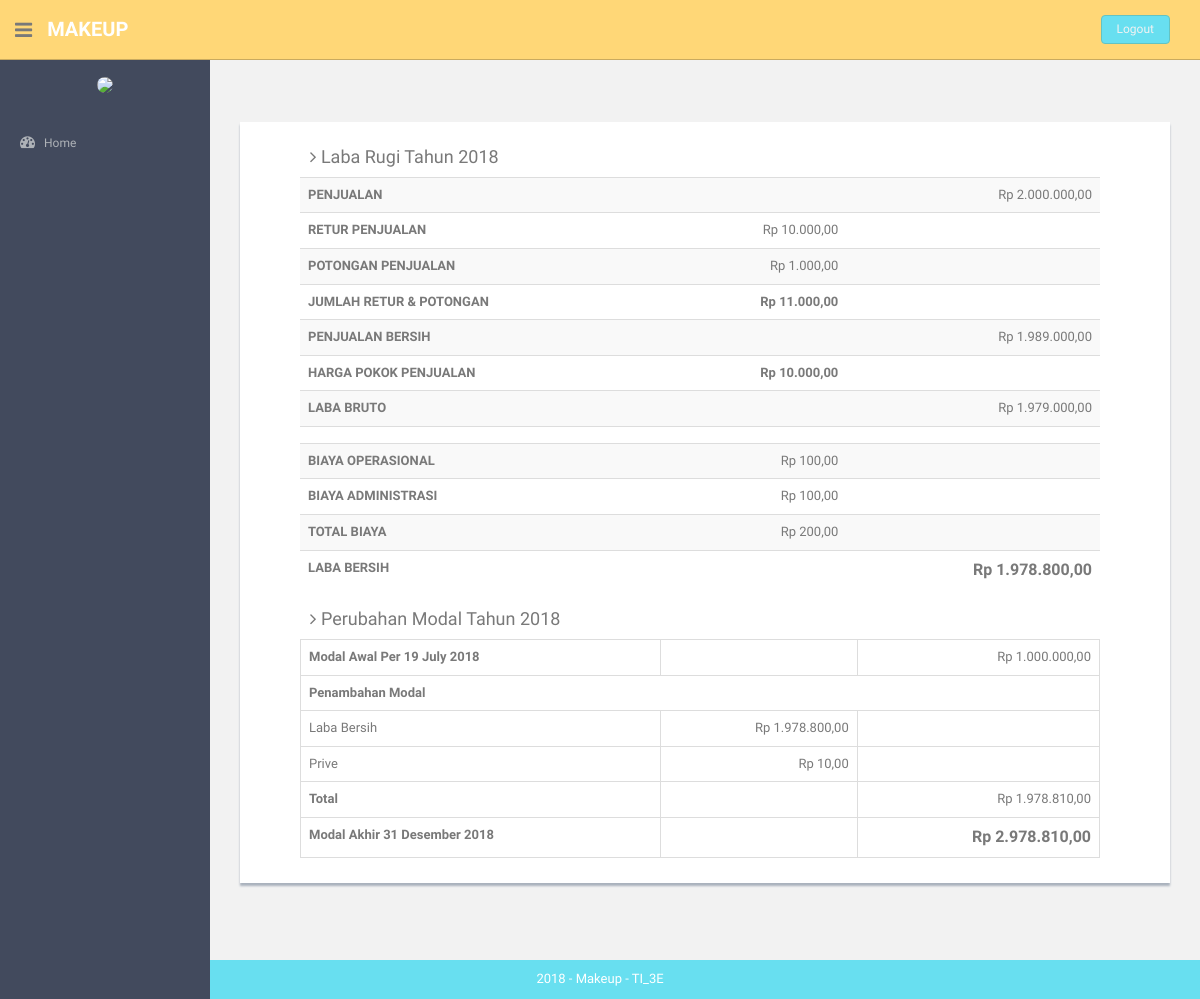
Page /index.php/labarugi/detail/7 on the committed database.
### tables this page shows
CREATE TABLE `labarugi` (
  `id_labarugi` int(11) NOT NULL,
  `id_user` int(11) NOT NULL,
  `penjualan` int(11) NOT NULL,
  `retur_penjualan` int(11) NOT NULL,
  `potongan_penjualan` int(11) NOT NULL,
  `jml_retur_potongan_penjualan` int(11) NOT NULL,
  `penjualan_bersih` int(11) NOT NULL,
  `harga_pokok_penjualan` int(11) NOT NULL,
  `laba_bruto` int(11) NOT NULL,
  `biaya_operasional` int(11) NOT NULL,
  `biaya_adm_umum` int(11) NOT NULL,
  `total_biaya` int(11) NOT NULL,
  `laba_usaha_bersih` int(11) NOT NULL,
  `tanggal` date NOT NULL
);

CREATE TABLE `perubahan_modal` (
  `id_perubahan_modal` int(11) NOT NULL,
  `id_user` int(11) NOT NULL,
  `id_laba` int(11) NOT NULL,
  `modal_awal` int(11) NOT NULL,
  `prive` int(11) NOT NULL,
  `tanggal` date NOT NULL
);

### application/controllers/Labarugi.php (called while the page is built, shortened)
<?php
class Labarugi extends CI_Controller {
	public function __construct()
	{
		$this->load->helper('url','form');
		$this->load->library('form_validation');
		$this->load->model('labarugi_model');
		$this->load->model('user_model');
		$this->load->helper('html');
        $this->load->model('perubahanmodal_model');
		$this->load->library('image_lib');
	}
    public function detail($id)
    {
        $object['labarugi']=$this->labarugi_model->getLabarugi($id);
        $object['perubahan']=$this->perubahanmodal_model->getPerubahanModals($id);
        $object['user']=$this->user_model->getDataUser();
        $cek['status'] = array(
                'home'=>'',
                'hrd'=>'',
                'keuangan'=>'active',
                'produk'=>'',
                'pembelian'=>'',
                'pemasukan'=>'',
                'pengeluaran'=>'',
                'utang'=>'active',
                'cash_flow'=>'',
                'pemesanan'=>'',
                'pembayaran'=>'',
                'neraca'=>'',
                'admin'=>'',
                'gaji'=>'',
                'golongan'=>'',
                'absensi'=>'',
                'user'=>'',
                'barang'=>'',
                'supplier'=>'',
                'kategori'=>'',
                );
        $this->load->view('component/header',$cek);
        $this->load->view('labarugi/labarugi_detail',$object);
        $this->load->view('component/footer');
    }
}

### index.php (called while the page is built, shortened)
<?php
require_once BASEPATH.'core/CodeIgniter.php';

### application/models/Labarugi_model.php (called while the page is built, shortened)
<?php
class Labarugi_model extends CI_Model {
	public function getLabarugi($id)
	{
		$this->db->where('id_labarugi',$id);
		$query = $this->db->get('labarugi');
		return $query->result();
	}
}

### application/models/Perubahanmodal_model.php (called while the page is built, shortened)
<?php
class Perubahanmodal_model extends CI_Model {
	public function getPerubahanmodals($id)
	{
		$this->db->where('id_laba
			',$id);
		$query = $this->db->get('perubahan_modal');
		return $query->result();
	}
}

### application/views/labarugi/labarugi_detail.php (the view, shortened to what this page needs)
<?php
function rupiah($angka){
  $hasil_rupiah = "Rp " . number_format($angka,2,',','.');
  return $hasil_rupiah;
}
?><!-- **********************************************************************************************************************************************************
<section id="main-content">
  <section class="wrapper site-min-height">
    <br><br>
    <div class="col-md-12 mt">
      <div class="content-panel col-md-12" style="padding-left: 60px;padding-right: 70px;">
      <h4><i class="fa fa-angle-right"></i> Laba Rugi Tahun <?php foreach ($labarugi as $key) { echo date('Y',strtotime($key->tanggal));break; }?></h4>
        <table class="table table-striped">
        <tr>
          <td align="left"><B>PENJUALAN</B></td>
          <td align="right"></td>
          <td align="right"><?php echo rupiah($labarugi[0]->penjualan); ?></td>
        </tr>
        <tr>
          <td align="left"><B>RETUR PENJUALAN</B></td>
          <td align="right"><?php echo rupiah($labarugi[0]->retur_penjualan); ?></td>
          <td align="right"></td>
        </tr>
        <tr>
          <td align="left"><B>POTONGAN PENJUALAN</B></td>
          <td align="right"><?php echo rupiah($labarugi[0]->potongan_penjualan); ?></td>
          <td align="right"></td>
        </tr>
        <tr>
          <td align="left"><B>JUMLAH RETUR & POTONGAN</B></td>
          <td align="right"><B><?php echo rupiah($labarugi[0]->jml_retur_potongan_penjualan); ?></B></td>
          <td align="right"></td>
        </tr>
        <tr>
          <td align="left"><B>PENJUALAN BERSIH</B></td>
          <td align="right"></td>
          <td align="right"><?php echo rupiah($labarugi[0]->penjualan_bersih); ?></td>
        </tr>
        <tr>
          <td align="left"><B>HARGA POKOK PENJUALAN</B></td>
          <td align="right"><b><?php echo rupiah($labarugi[0]->harga_pokok_penjualan); ?></b></td>
          <td align="right"></td>
        </tr>
        <tr>
          <td align="left"><B>LABA BRUTO</B></td>
          <td align="right"></td>
          <td align="right"><?php echo rupiah($labarugi[0]->laba_bruto); ?></td>
        </tr>
        <tr>
          <td align="left" colspan="3"></td>
        </tr>
        <tr>
          <td align="left"><B>BIAYA OPERASIONAL</B></td>
          <td align="right"><?php echo rupiah($labarugi[0]->biaya_operasional); ?></td>
          <td align="right"></td>
        </tr>
        <tr>
          <td align="left"><B>BIAYA ADMINISTRASI</B></td>
          <td align="right"><?php echo rupiah($labarugi[0]->biaya_adm_umum); ?></td>
          <td align="right"></td>
        </tr>
        <tr>
          <td align="left"><B>TOTAL BIAYA</B></td>
          <td align="right"><?php echo rupiah($labarugi[0]->total_biaya); ?></td>
          <td align="right"></td>
        </tr>
        <tr>
          <td align="left"><B>LABA BERSIH</B></td>
          <td align="right"></td>
          <td align="right" style="font-size: 12pt"><b><?php echo rupiah($labarugi[0]->laba_usaha_bersih); ?></b></td>
        </tr>
      </table>
        <h4><i class="fa fa-angle-right"></i> Perubahan Modal Tahun <?php foreach ($labarugi as $key) { echo date('Y',strtotime($key->tanggal));break; }?></h4>
        <table class="table table-bordered">
        <tr>
          <td align="left"><B>Modal Awal Per <?php foreach ($labarugi as $key) { echo date('d F Y',strtotime($key->tanggal));break; }?></B></td>
          <td align="right"></td>
          <td align="right"><?php echo rupiah($perubahan[0]->modal_awal); ?></td>
        </tr>
        <tr>
          <td colspan="3" align="left"><B>Penambahan Modal</B></td>
        </tr>
        <tr>
          <td align="left">Laba Bersih</td>
          <td align="right"><?php echo rupiah($labarugi[0]->laba_usaha_bersih); ?></td>
          <td align="right"></td>
        </tr>
        <tr>
          <td align="left">Prive</td>
          <td align="right"><?php echo rupiah($perubahan[0]->prive); ?></td>
          <td align="right"></td>
        </tr>
        <tr>
          <td align="left"><b>Total</b></td>
          <td align="right"></td>
          <td align="right"><?php echo rupiah($perubahan[0]->prive+$labarugi[0]->laba_usaha_bersih); ?></td>
        </tr>
        <tr>
          <td align="left"><b>Modal Akhir 31 Desember <?php foreach ($labarugi as $key) { echo date('Y',strtotime($key->tanggal));break; }?></b></td>
          <td align="right"></td>
          <td align="right" style="font-size: 12pt"><b><?php echo rupiah($perubahan[0]->prive+$labarugi[0]->laba_usaha_bersih+$perubahan[0]->modal_awal); ?></b></td>
        </tr>
      </table>
    </div>
    </section>
    </section>

### assets/css/style.css (style rules this page uses)
body { color: #797979; background: #f2f2f2; font-family: 'Ruda', sans-serif; padding: 0px !important; margin: 0px !important; font-size:13px; }
.mt { margin-top: 25px; }
#main-content { margin-left: 210px; }
.wrapper { display: inline-block; margin-top: 60px; padding-left: 15px; padding-right: 15px; padding-bottom: 15px; padding-top: 0px; width: 100%; }
.content-panel { background: #ffffff; box-shadow: 0px 3px 2px #aab2bd; padding-top: 15px; padding-bottom: 5px; }
.content-panel h4 { margin-left: 10px; }
.site-min-height { min-height: 900px; }

### rows in the picture
labarugi: tanggal "2018", penjualan "Rp 2.000.000,00", retur_penjualan "Rp 10.000,00", potongan_penjualan "Rp 1.000,00", jml_retur_potongan_penjualan "Rp 11.000,00", penjualan_bersih "Rp 1.989.000,00", harga_pokok_penjualan "Rp 10.000,00", laba_bruto "Rp 1.979.000,00", biaya_operasional "Rp 100,00", biaya_adm_umum "Rp 100,00", total_biaya "Rp 200,00", laba_usaha_bersih "Rp 1.978.800,00", tanggal "19 July 2018"
perubahan_modal: modal_awal "Rp 1.000.000,00", prive "Rp 10,00", rupiah($perubahan[0]->prive+$labarugi[0]->laba_usaha_bersih) "Rp 1.978.810,00", prive+modal_awal "Rp 2.978.810,00"
